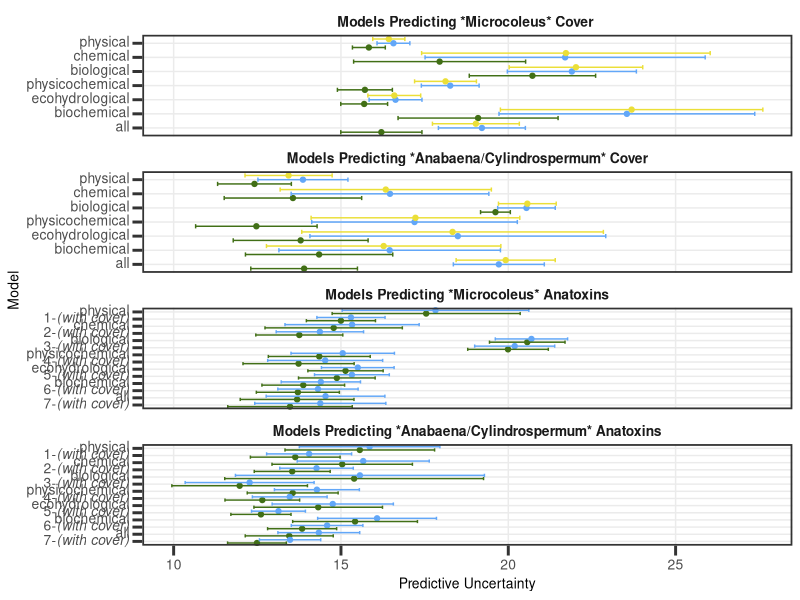
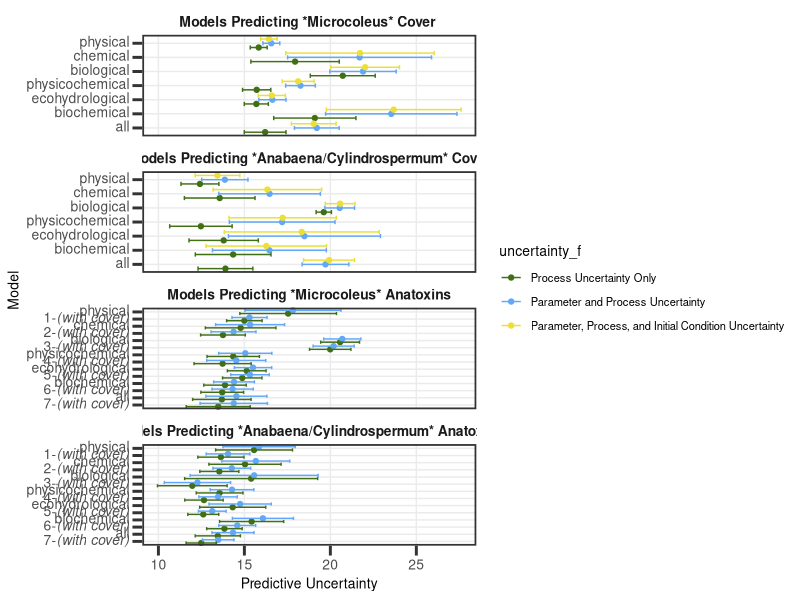
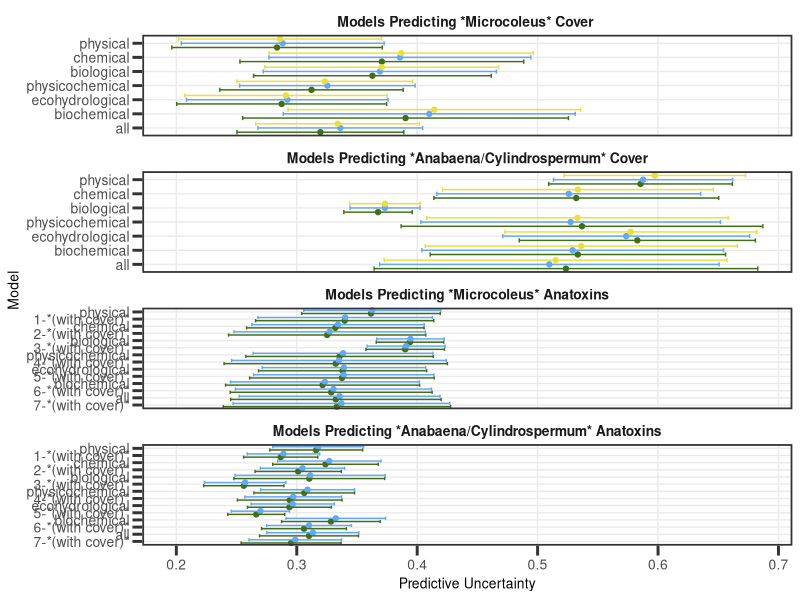
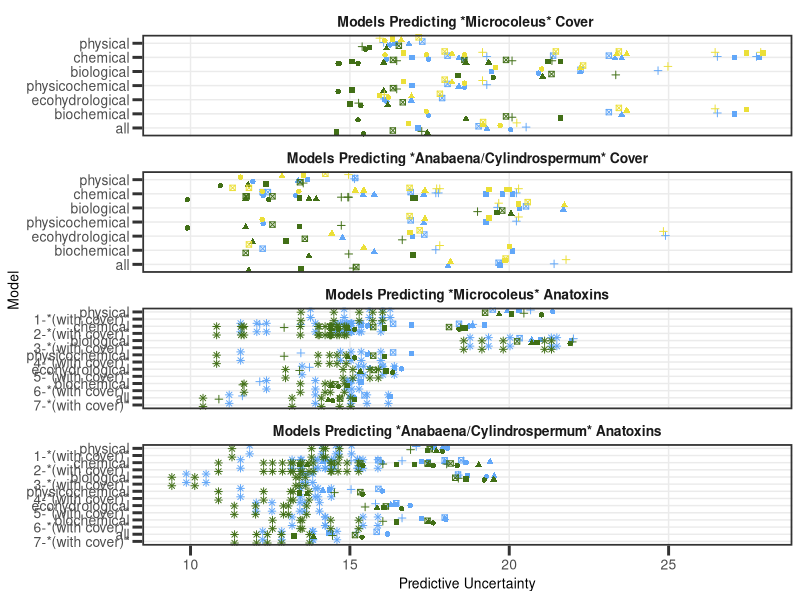
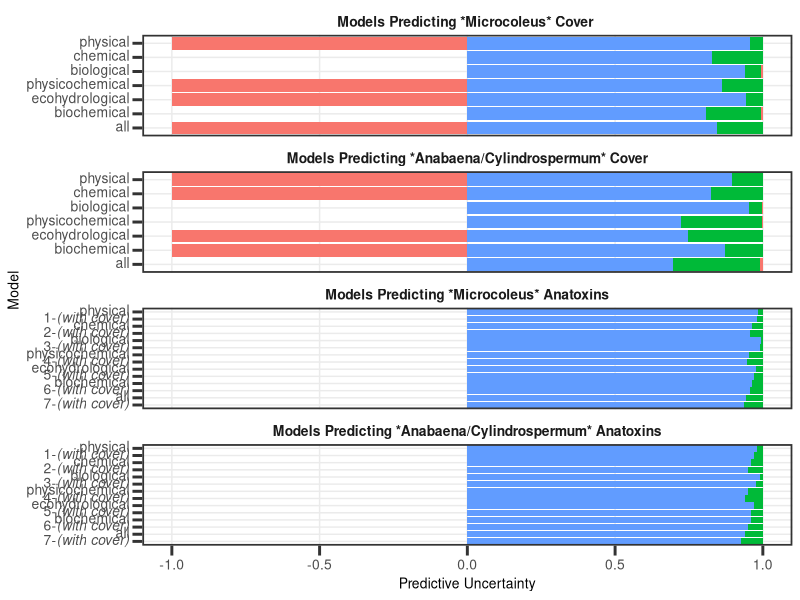
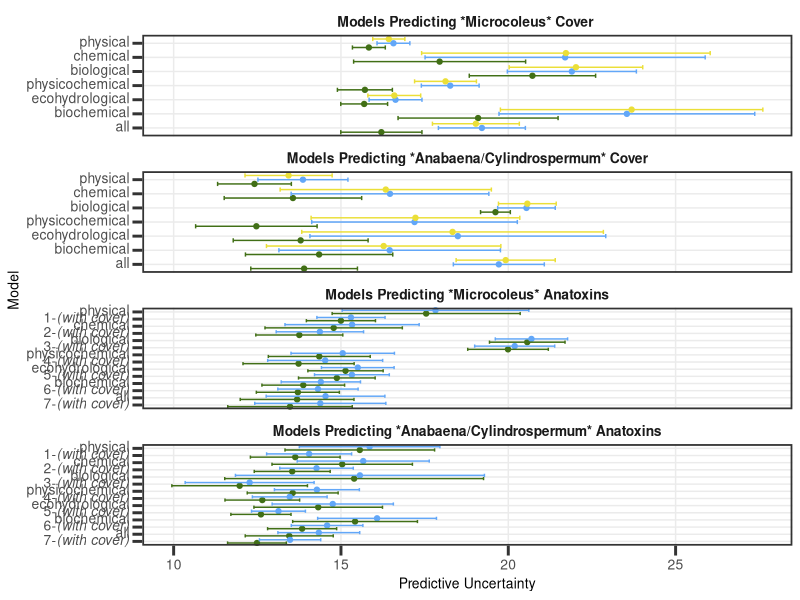
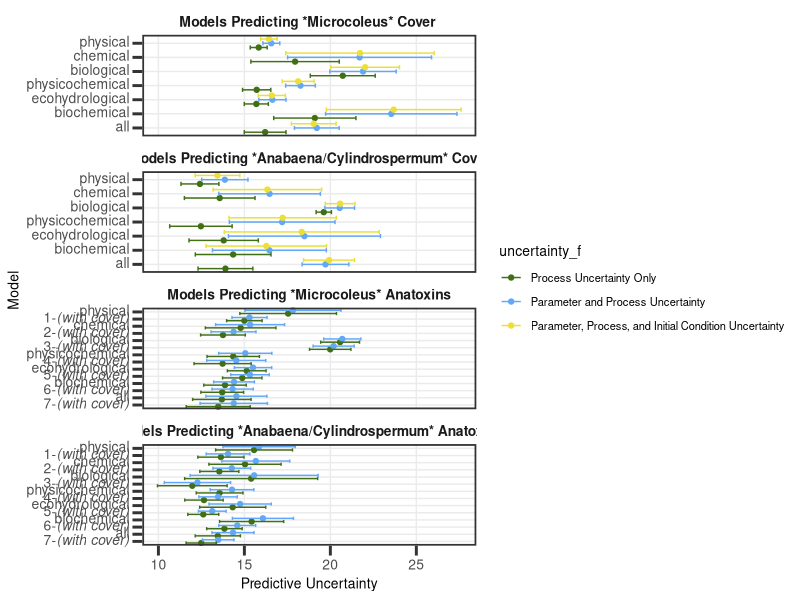

These figures' R source, in order:
#### Supplemental figures to represent uncertainty in predictions
### Jordan Zabrecky
## last edited: 09.10.2026

# Main figure displaying mean plus or minus one standard deviation for each model type

#### (1) Loading libraries & data ####

# loading libraries
lapply(c("tidyverse", "lubridate", "plyr", "ggtext"), 
       require, character.only = T)

## loading data

# predictive uncertainty
pred_unc <- read.csv("./data/predictive_models/predictive_uncertainty.csv") %>% 
  # factor predicting for desired order in facet_wrap
  mutate(predicting_f = factor(predicting, levels = c("M_cover", "AC_cover", 
                                                      "M_atx", "AC_atx"))) %>% 
  # factor models for desired order on x-axis
  mutate(model_f = factor(model, levels = rev(c("physical", "physical_w_cover",
                                            "chemical", "chemical_w_cover", 
                                            "biological", "biological_w_cover",
                                            "physicochemical", "physicochemical_w_cover",
                                            "ecohydrological", "ecohydrological_w_cover",
                                            "biochemical", "biochemical_w_cover", 
                                            "all", "all_w_cover")),
                          labels = rev(c("physical", "1-*(with cover)*",
                                         "chemical", "2-*(with cover)*", "biological",
                                         "3-*(with cover)*",
                                         "physicochemical", "4-*(with cover)*",
                                         "ecohydrological", "5-*(with cover)*",
                                         "biochemical", "6-*(with cover)*", 
                                         "all", "7-*(with cover)*")))) %>% 
  # factor uncertainty for desired order
  mutate(uncertainty_f = factor(uncertainty, levels = c("process_only", "param_and_process",
                                                        "param_process_and_initialcon")))

# summarize for line point
pred_unc_summary <- pred_unc %>% 
  dplyr::group_by(predicting_f, uncertainty_f, model_f) %>% 
  dplyr::summarize(mean_sd = mean(standard_dev),
                   sd_sd = sd(standard_dev),
                   mean_nrmse = mean(nrmse),
                   sd_nrmse = sd(nrmse)) %>% 
  ungroup()

#### (2) Making Figure ####

# set universal plot theme
theme_set(theme_bw() + theme(legend.position = "top",
                             panel.grid.minor = element_blank(),
                             panel.border = element_rect(linewidth = 1.2), axis.ticks = element_line(linewidth = 1),
                             text = element_text(size = 10), axis.ticks.length=unit(.25, "cm"),
                             axis.title.y = ggtext::element_markdown(size = 10), 
                             axis.text.x = element_text(size = 10),
                             axis.text.y = element_text(size = 10),
                             plot.title = ggtext::element_markdown(size = 10, hjust = 0.5),
                             strip.text = element_text(face="bold", size=10)))

# color palette
palette <- c("#416f16", "#62a7f8", "#ebdf38")

# making figure
sd_plot <- ggplot(data = pred_unc_summary, aes(y = model_f)) +
  geom_point(aes(x = mean_sd, color = uncertainty_f),
             position = position_dodge(width = 0.9)) +
  geom_errorbar(aes(xmin = mean_sd - sd_sd, xmax = mean_sd + sd_sd, color = uncertainty_f), 
                position = position_dodge(width = 0.9)) +
  scale_color_manual(labels = c("Process Uncertainty Only",
                                "Parameter and Process Uncertainty",
                                "Parameter, Process, and Initial Condition Uncertainty"),
                       values = palette) +
  labs(y = "Model", x = "Predictive Uncertainty") +
  facet_wrap(~predicting_f, 
             labeller = as_labeller(c(`M_cover` = "Models Predicting *Microcoleus* Cover ", 
                            `AC_cover`= "Models Predicting *Anabaena/Cylindrospermum* Cover",
                            `M_atx` = "Models Predicting *Microcoleus* Anatoxins",
                            `AC_atx` = "Models Predicting *Anabaena/Cylindrospermum* Anatoxins")),
             ncol = 1, scales = "free_y") +
  theme(strip.background = element_blank(), legend.position = "none",
        axis.text.y = element_markdown()) # will add in legend separately
sd_plot

# save figure
ggsave("./figures/fig_uncertainty_notfinal.tiff", dpi = 600, 
       width=8.5, height=22, unit="cm")
# will add in legend separately

# legend
sd_legend <- ggplot(data = pred_unc_summary, aes(y = model_f)) +
  geom_point(aes(x = mean_sd, color = uncertainty_f),
             position = position_dodge(width = 0.9)) +
  geom_errorbar(aes(xmin = mean_sd - sd_sd, xmax = mean_sd + sd_sd, color = uncertainty_f), 
                position = position_dodge(width = 0.9)) +
  scale_color_manual(labels = c("Process Uncertainty Only",
                                "Parameter and Process Uncertainty",
                                "Parameter, Process, and Initial Condition Uncertainty"),
                     values = palette) +
  labs(y = "Model", x = "Predictive Uncertainty") +
  facet_wrap(~predicting_f, 
             labeller = as_labeller(c(`M_cover` = "Models Predicting *Microcoleus* Cover ", 
                                      `AC_cover`= "Models Predicting *Anabaena/Cylindrospermum* Cover",
                                      `M_atx` = "Models Predicting *Microcoleus* Anatoxins",
                                      `AC_atx` = "Models Predicting *Anabaena/Cylindrospermum* Anatoxins")),
             ncol = 1, scales = "free_y") +
  theme(strip.background = element_blank(), legend.position = "right",
        axis.text.y = element_markdown()) # will add in legend separately
sd_legend

ggsave("./figures/fig_uncertainty_legend.tiff", dpi = 600, 
       width=19, height=18, unit="cm")

# look at same figure but for NRMSE
nrmse_plot  <- ggplot(data = pred_unc_summary, aes(y = model_f)) +
  geom_point(aes(x = mean_nrmse, color = uncertainty_f),
             position = position_dodge(width = 0.9)) +
  geom_errorbar(aes(xmin = mean_nrmse - sd_nrmse, xmax = mean_nrmse + sd_nrmse, color = uncertainty_f), 
                position = position_dodge(width = 0.9)) +
  scale_color_manual(labels = c("Process Uncertainty Only",
                                "Parameter and Process Uncertainty",
                                "Parameter, Process, and Initial Condition Uncertainty"),
                     values = palette) +
  labs(y = "Model", x = "Predictive Uncertainty") +
  facet_wrap(~predicting_f, 
             labeller = as_labeller(c(`M_cover` = "Models Predicting *Microcoleus* Cover ", 
                                      `AC_cover`= "Models Predicting *Anabaena/Cylindrospermum* Cover",
                                      `M_atx` = "Models Predicting *Microcoleus* Anatoxins",
                                      `AC_atx` = "Models Predicting *Anabaena/Cylindrospermum* Anatoxins")),
             ncol = 1, scales = "free_y") +
  theme(strip.background = element_blank(), legend.position = "none") # will add in legend separately
nrmse_plot

# just for reference, individual predictive uncertainty points
sd_plot_ind_sitereach <- ggplot(data = pred_unc, aes(y = model_f)) +
  geom_point(aes(x = standard_dev, color = uncertainty_f, shape = site_reach),
             position = position_dodge(width = 0.9)) +
  scale_color_manual(labels = c("Process Uncertainty Only",
                                "Parameter and Process Uncertainty",
                                "Parameter, Process, and Initial Condition Uncertainty"),
                     values = palette) +
  labs(y = "Model", x = "Predictive Uncertainty") +
  facet_wrap(~predicting_f, 
             labeller = as_labeller(c(`M_cover` = "Models Predicting *Microcoleus* Cover ", 
                                      `AC_cover`= "Models Predicting *Anabaena/Cylindrospermum* Cover",
                                      `M_atx` = "Models Predicting *Microcoleus* Anatoxins",
                                      `AC_atx` = "Models Predicting *Anabaena/Cylindrospermum* Anatoxins")),
             ncol = 1, scales = "free_y") +
  theme(strip.background = element_blank(), legend.position = "none") # will add in legend separately
sd_plot_ind_sitereach

#### (3) Questions ####

## How much more uncertainty (% of process only predictive uncertainty) does each
## additional source of uncertainty add?
added_uncertainty <- pred_unc_summary %>% 
  select(uncertainty_f, predicting_f, model_f, mean_sd) %>% 
  pivot_wider(values_from = mean_sd, names_from = uncertainty_f) %>% 
  mutate(parameter_added_uncertainty = param_and_process - process_only,
         initialcondition_added_uncertainty = param_process_and_initialcon - param_and_process) %>% 
  mutate(perct_inc_param = (parameter_added_uncertainty / process_only) * 100,
         perct_inc_ic = (initialcondition_added_uncertainty / param_and_process) * 100)

added_uncertainty_summary <- added_uncertainty %>% 
  group_by(predicting_f) %>% 
  dplyr::summarize(mean_perct_inc_param = mean(perct_inc_param),
                   mean_perct_inc_ic = mean(perct_inc_ic)) %>% 
  dplyr::ungroup()
mean(added_uncertainty_summary$mean_perct_inc_param) # 11.3
mean(added_uncertainty_summary$mean_perct_inc_ic, na.rm = TRUE) # -0.43

#### (4) Exploring Stacked Bar Plot Option ####

# need to calculate percentage for each (similar to added uncertainty above)
uncertainty_percentage <- added_uncertainty %>% 
  select(predicting_f, model_f, process_only, parameter_added_uncertainty, initialcondition_added_uncertainty) %>% 
  pivot_longer(c("process_only", "parameter_added_uncertainty", "initialcondition_added_uncertainty"), values_to = "sd_contrib",
               names_to = "uncertainty_source")

# make plot
sb_plot <- ggplot(data = uncertainty_percentage, aes(y = model_f)) +
  geom_bar(aes(x = sd_contrib, fill = uncertainty_source), stat = "identity", position = "fill") +
  scale_color_manual(labels = c("Process Uncertainty Only",
                                "Parameter and Process Uncertainty",
                                "Parameter, Process, and Initial Condition Uncertainty"),
                     values = palette) +
  labs(y = "Model", x = "Predictive Uncertainty") +
  facet_wrap(~predicting_f, 
             labeller = as_labeller(c(`M_cover` = "Models Predicting *Microcoleus* Cover ", 
                                      `AC_cover`= "Models Predicting *Anabaena/Cylindrospermum* Cover",
                                      `M_atx` = "Models Predicting *Microcoleus* Anatoxins",
                                      `AC_atx` = "Models Predicting *Anabaena/Cylindrospermum* Anatoxins")),
             ncol = 1, scales = "free_y") +
  theme(strip.background = element_blank(), legend.position = "none",
        axis.text.y = element_markdown()) # will add in legend separately
sb_plot

# as expected - issue as sometimes IC reduces uncertainty!
